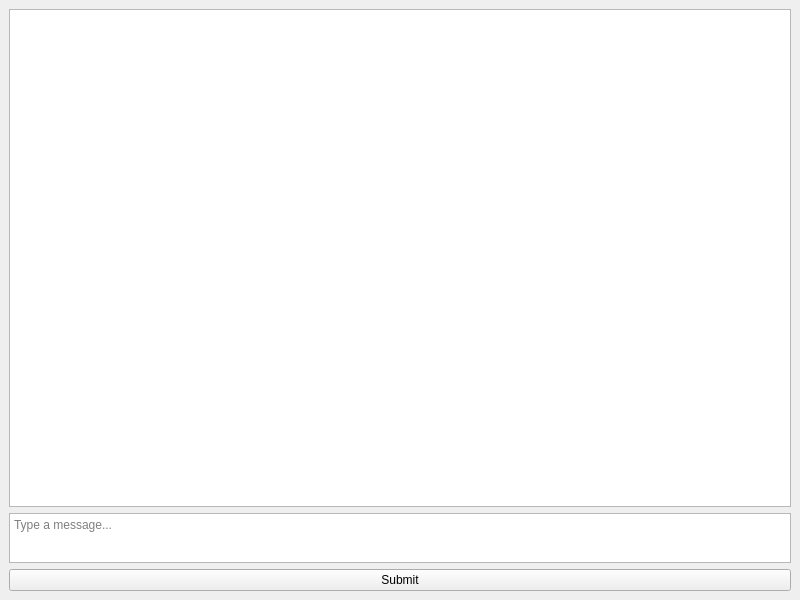
<?xml version="1.0" encoding="UTF-8"?>
<ui version="4.0">
 <class>MainWindow</class>
 <widget class="QMainWindow" name="MainWindow">
  <property name="geometry">
   <rect>
    <x>0</x>
    <y>0</y>
    <width>800</width>
    <height>600</height>
   </rect>
  </property>
  <property name="windowTitle">
   <string>MainWindow</string>
  </property>
  <widget class="QWidget" name="centralwidget">
   <layout class="QGridLayout" name="gridLayout">
    <item row="2" column="0">
     <widget class="QPushButton" name="submit">
      <property name="text">
       <string>Submit</string>
      </property>
     </widget>
    </item>
    <item row="1" column="0">
     <widget class="QTextEdit" name="user_input">
      <property name="maximumSize">
       <size>
        <width>16777215</width>
        <height>50</height>
       </size>
      </property>
      <property name="placeholderText">
       <string>Type a message...</string>
      </property>
     </widget>
    </item>
    <item row="0" column="0">
     <widget class="QListView" name="chat_history">
      <property name="font">
       <font>
        <family>Arial</family>
        <pointsize>10</pointsize>
       </font>
      </property>
      <property name="autoScrollMargin">
       <number>14</number>
      </property>
     </widget>
    </item>
   </layout>
  </widget>
 </widget>
 <resources/>
 <connections/>
</ui>
